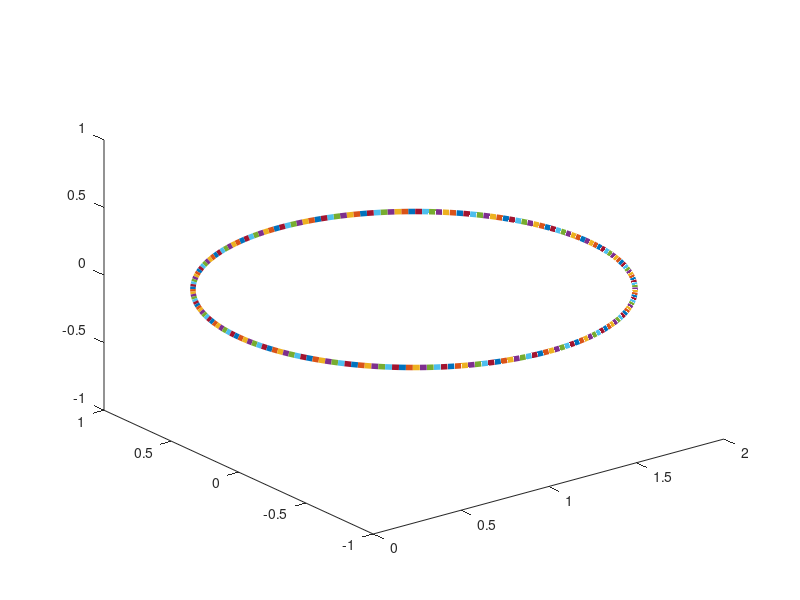

MATLAB code for this plot: (Note: this script raises an error after producing the figure.)
close all; clear all; clc;
% building a flat bouncing ball that is rigid
NDIM = 3;

% number of nodes around the circumference of the ball
n = 200;
%n = 4; 

% initialize arrays
num_nodes = n;
num_links = n;
jj = zeros(num_links,1);
kk = zeros(num_links,1);
X = zeros(num_nodes, NDIM);
U = zeros(num_nodes, NDIM);

% set physical parameters
RB = 1.0; % radius of hoop
center = [1.0, 0, 0]; % initial location for hoop
center_cylinder = [1.0, 0, 0];
R_cylinder = 0.3; % radius
cutoff_distance = 0.1*R_cylinder;
M = ones(num_nodes,1);
M(1:n) = (5e-1)*ones(n,1); % mass of each node
%M(end) = 5e-8; % mass of each node 
G = 50000; % magnitude of the gravitational force
Sc = 1e8; % strength of the force exerted by the ground

% set numerical parameters
dt = 1e-4;
end_time = 100*dt; %1e0;
timevec = 0:dt:end_time;

% set positions of nodes around the circumference of the ball
for k = 1:n
    theta = 2*pi*k/n;
    X(k,:) = center + RB*[cos(theta), sin(theta), 0];
end

% naming index sets for the links
rimlinks = 1:n;

% build structure by creating links
jj(rimlinks) = 1:n;
kk(rimlinks) = [2:n 1];

% plot initial structure
figure(1);
x = [X(jj,1) X(kk,1)];
y = [X(jj,2) X(kk,2)];
z = [X(jj,3) X(kk,3)];
plot3(x',y',z','linewidth',4)

% make a gravitational force
F_gravity = zeros(num_nodes, NDIM);
F_gravity(:,1) = 0;
F_gravity(:,2) = 0;
F_gravity(:,3) = 0; %-G.*M; 

% initialize the position of the center of mass
Xcm = (sum((M.*X))./sum(M))';

% initialize velocity center of mass
Ucm = (sum((M.*U))./sum(M))';

% initialize Xtwiddle
Xtwiddle = zeros(num_nodes,NDIM);
Xtwiddle = X - Xcm';

% initialize the angular velocity
L = zeros(NDIM,1);
%L = [0; 1e9; 0];
for k = 1:num_nodes
    L = L + cross(Xtwiddle(k,:),U(k,:))';
end	

% here is the timestep loop
centroid_position = zeros(length(timevec), NDIM);
for t = 1:length(timevec)

    % this just displays the current simulation time in the matlab window
    disp(timevec(t));	

    % compute moment of inertia tensor
    I = zeros(NDIM, NDIM);
    for k = 1:num_nodes
	I = I + M(k).*( (norm(Xtwiddle(k,:))^2).*eye(NDIM) - Xtwiddle(k,:)'*Xtwiddle(k,:) );
    end     

    % compute the angular velocity
    Omega = I\L;

    % normalize angular velocity if it is nonzero
    if(norm(Omega) > 100*eps)
         unit_Omega = Omega/norm(Omega);
         Omega_cross = [0 -Omega(3) Omega(2); Omega(3) 0 -Omega(1); -Omega(2) Omega(1) 0];
         P_Omega = unit_Omega*unit_Omega';
	 Xtwiddle = ( P_Omega*(Xtwiddle') + cos(norm(Omega)*dt).*(eye(NDIM) - P_Omega)*(Xtwiddle') + sin(norm(Omega)*dt).*(Omega_cross*(Xtwiddle'))./norm(Omega) )';
    end

    % compute net force and net torque
    net_force = zeros(NDIM,1);
    net_torque = zeros(NDIM,1);
    cylinder_force = F_cylinder(X,Sc,t,cutoff_distance,center_cylinder,R_cylinder);
    for l = 1:num_nodes
    	net_force = net_force + F_gravity(l,:)' + cylinder_force(l,:)';
        net_torque = net_torque + cross(Xtwiddle(l,:)', F_gravity(l,:)' + cylinder_force(l,:)');
    end	

    % update the position and velocity for the center of mass
    Ucm = Ucm + (dt/sum(M)).*net_force;
    Xcm = Xcm + dt.*Ucm;

    % update the angular momentum
    L = L + dt.*net_torque;    

    % update positions of individual masses
    X = Xtwiddle + Xcm';

    % plot the current position of the hula hoop
    figure(2);
    x = [X(jj,1) X(kk,1)];
    y = [X(jj,2) X(kk,2)];
    z = [X(jj,3) X(kk,3)];
    %plot3(x',y',z','linewidth',4)
    plot(x',y','linewidth',4);
    axis equal
    th = 0.1*t;	
    current_center = [cos(th) -sin(th) 0; sin(th) cos(th) 0; 0 0 1]*center_cylinder';
    current_center
    viscircles(current_center(1:2)',R_cylinder);
    %sum(abs(cylinder_force))
    xlim([-5 5])
    ylim([-5 5])
    zlim([0 12])
    pause(0.0001)

    % stop simulation if it blows up.
    if(norm(X)> 1e2)
      break
    end

end

% function which defines the force the cylinder exerts on the hoops
function Fc = F_cylinder(X,Sc,time,cutoff_distance,center_cylinder,R_cylinder)
    Fc = zeros(size(X));
    th = 0.1*time;
    current_center = [cos(th) -sin(th) 0; sin(th) cos(th) 0; 0 0 1]*center_cylinder';
    min_dist =  1e9;
    current_center;
    for (ii = 1:length(X))
	arr = X(ii,:) - current_center';
	min_dist = min(min_dist,norm(arr));
        direction = (arr)./norm(arr);
        if(norm(arr) < R_cylinder + cutoff_distance)
           Fc(ii,:) = Sc.*direction;
        end
    end
    min_dist	
end

